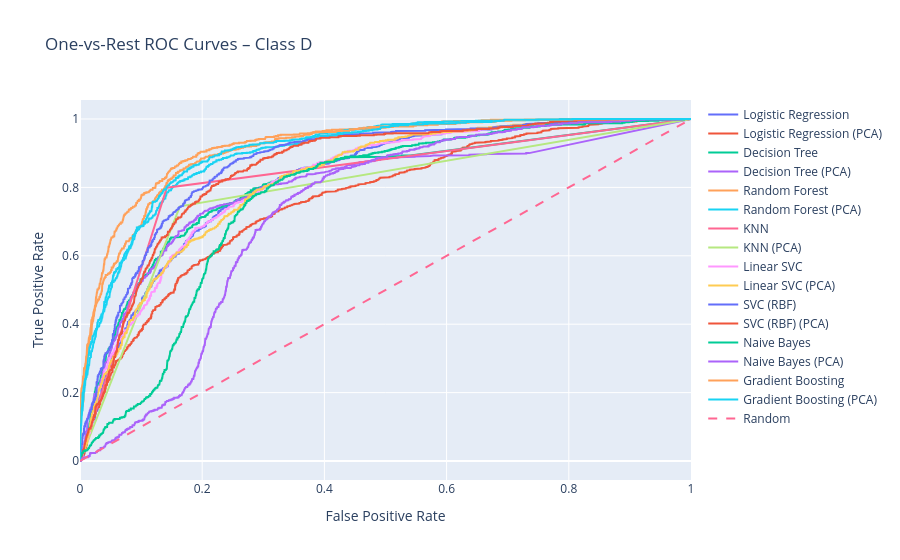
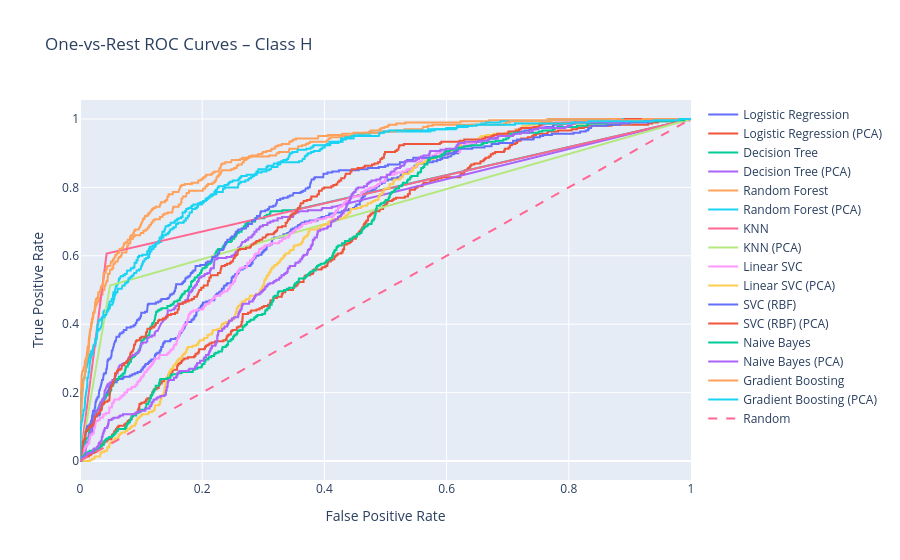
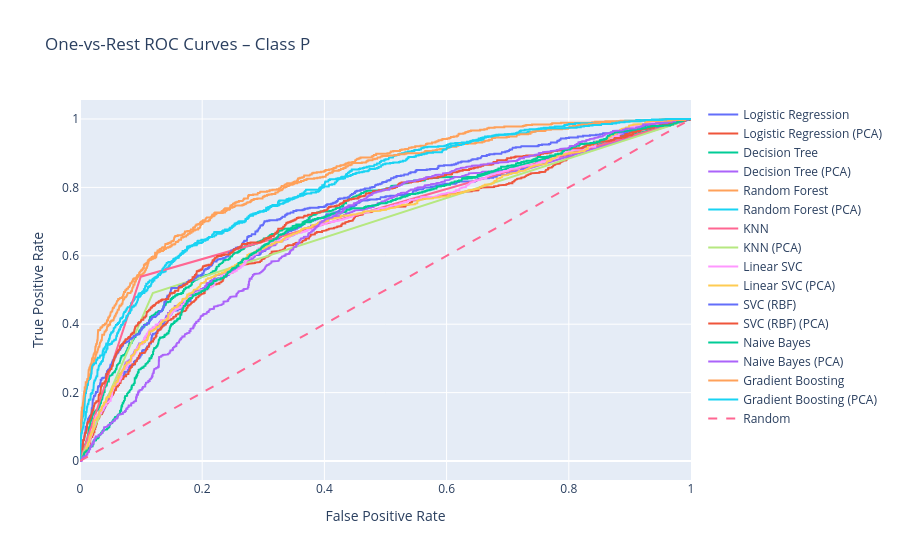
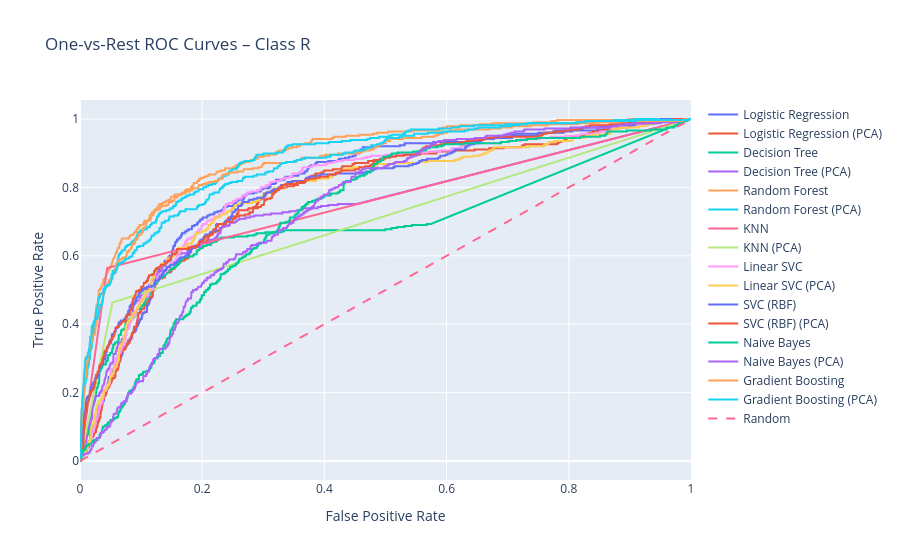

Write notebook code for charts like these, in order.
### Code cell
plot_per_class_roc(results, classes)

### Figure 1 — Plotly figure (JSON) as saved in the notebook; plotly's stock layout.template omitted (floating-point values rounded to 4 significant figures; data arrays with more than 128 entries replaced by an {"elided": "..."} marker saying what was removed)
{"data": [{"mode": "lines", "name": "Logistic Regression", "type": "scatter", "x": {"elided": "872 float values"}, "y": {"elided": "872 float values"}}, {"mode": "lines", "name": "Logistic Regression (PCA)", "type": "scatter", "x": {"elided": "954 float values"}, "y": {"elided": "954 float values"}}, {"mode": "lines", "name": "Decision Tree", "type": "scatter", "x": {"elided": "749 float values"}, "y": {"elided": "749 float values"}}, {"mode": "lines", "name": "Decision Tree (PCA)", "type": "scatter", "x": {"elided": "890 float values"}, "y": {"elided": "890 float values"}}, {"mode": "lines", "name": "Random Forest", "type": "scatter", "x": {"elided": "621 float values"}, "y": {"elided": "621 float values"}}, {"mode": "lines", "name": "Random Forest (PCA)", "type": "scatter", "x": {"elided": "666 float values"}, "y": {"elided": "666 float values"}}, {"mode": "lines", "name": "KNN", "type": "scatter", "x": [0.0, 0.1421, 1.0], "y": [0.0, 0.7993, 1.0]}, {"mode": "lines", "name": "KNN (PCA)", "type": "scatter", "x": [0.0, 0.1636, 1.0], "y": [0.0, 0.7445, 1.0]}, {"mode": "lines", "name": "Linear SVC", "type": "scatter", "x": {"elided": "893 float values"}, "y": {"elided": "893 float values"}}, {"mode": "lines", "name": "Linear SVC (PCA)", "type": "scatter", "x": {"elided": "853 float values"}, "y": {"elided": "853 float values"}}, {"mode": "lines", "name": "SVC (RBF)", "type": "scatter", "x": {"elided": "769 float values"}, "y": {"elided": "769 float values"}}, {"mode": "lines", "name": "SVC (RBF) (PCA)", "type": "scatter", "x": {"elided": "791 float values"}, "y": {"elided": "791 float values"}}, {"mode": "lines", "name": "Naive Bayes", "type": "scatter", "x": {"elided": "916 float values"}, "y": {"elided": "916 float values"}}, {"mode": "lines", "name": "Naive Bayes (PCA)", "type": "scatter", "x": {"elided": "933 float values"}, "y": {"elided": "933 float values"}}, {"mode": "lines", "name": "Gradient Boosting", "type": "scatter", "x": {"elided": "550 float values"}, "y": {"elided": "550 float values"}}, {"mode": "lines", "name": "Gradient Boosting (PCA)", "type": "scatter", "x": {"elided": "656 float values"}, "y": {"elided": "656 float values"}}, {"line": {"dash": "dash"}, "mode": "lines", "name": "Random", "type": "scatter", "x": [0, 1], "y": [0, 1]}], "layout": {"title": {"text": "One-vs-Rest ROC Curves – Class D"}, "xaxis": {"title": {"text": "False Positive Rate"}}, "yaxis": {"title": {"text": "True Positive Rate"}}}}

### Figure 2 — Plotly figure (JSON) as saved in the notebook; plotly's stock layout.template omitted (floating-point values rounded to 4 significant figures; data arrays with more than 128 entries replaced by an {"elided": "..."} marker saying what was removed)
{"data": [{"mode": "lines", "name": "Logistic Regression", "type": "scatter", "x": {"elided": "515 float values"}, "y": {"elided": "515 float values"}}, {"mode": "lines", "name": "Logistic Regression (PCA)", "type": "scatter", "x": {"elided": "511 float values"}, "y": {"elided": "511 float values"}}, {"mode": "lines", "name": "Decision Tree", "type": "scatter", "x": {"elided": "395 float values"}, "y": {"elided": "395 float values"}}, {"mode": "lines", "name": "Decision Tree (PCA)", "type": "scatter", "x": {"elided": "453 float values"}, "y": {"elided": "453 float values"}}, {"mode": "lines", "name": "Random Forest", "type": "scatter", "x": {"elided": "367 float values"}, "y": {"elided": "367 float values"}}, {"mode": "lines", "name": "Random Forest (PCA)", "type": "scatter", "x": {"elided": "377 float values"}, "y": {"elided": "377 float values"}}, {"mode": "lines", "name": "KNN", "type": "scatter", "x": [0.0, 0.04358, 1.0], "y": [0.0, 0.6067, 1.0]}, {"mode": "lines", "name": "KNN (PCA)", "type": "scatter", "x": [0.0, 0.04921, 1.0], "y": [0.0, 0.5133, 1.0]}, {"mode": "lines", "name": "Linear SVC", "type": "scatter", "x": {"elided": "519 float values"}, "y": {"elided": "519 float values"}}, {"mode": "lines", "name": "Linear SVC (PCA)", "type": "scatter", "x": {"elided": "519 float values"}, "y": {"elided": "519 float values"}}, {"mode": "lines", "name": "SVC (RBF)", "type": "scatter", "x": {"elided": "496 float values"}, "y": {"elided": "496 float values"}}, {"mode": "lines", "name": "SVC (RBF) (PCA)", "type": "scatter", "x": {"elided": "495 float values"}, "y": {"elided": "495 float values"}}, {"mode": "lines", "name": "Naive Bayes", "type": "scatter", "x": {"elided": "522 float values"}, "y": {"elided": "522 float values"}}, {"mode": "lines", "name": "Naive Bayes (PCA)", "type": "scatter", "x": {"elided": "523 float values"}, "y": {"elided": "523 float values"}}, {"mode": "lines", "name": "Gradient Boosting", "type": "scatter", "x": {"elided": "366 float values"}, "y": {"elided": "366 float values"}}, {"mode": "lines", "name": "Gradient Boosting (PCA)", "type": "scatter", "x": {"elided": "420 float values"}, "y": {"elided": "420 float values"}}, {"line": {"dash": "dash"}, "mode": "lines", "name": "Random", "type": "scatter", "x": [0, 1], "y": [0, 1]}], "layout": {"title": {"text": "One-vs-Rest ROC Curves – Class H"}, "xaxis": {"title": {"text": "False Positive Rate"}}, "yaxis": {"title": {"text": "True Positive Rate"}}}}

### Figure 3 — Plotly figure (JSON) as saved in the notebook; plotly's stock layout.template omitted (floating-point values rounded to 4 significant figures; data arrays with more than 128 entries replaced by an {"elided": "..."} marker saying what was removed)
{"data": [{"mode": "lines", "name": "Logistic Regression", "type": "scatter", "x": {"elided": "872 float values"}, "y": {"elided": "872 float values"}}, {"mode": "lines", "name": "Logistic Regression (PCA)", "type": "scatter", "x": {"elided": "926 float values"}, "y": {"elided": "926 float values"}}, {"mode": "lines", "name": "Decision Tree", "type": "scatter", "x": {"elided": "730 float values"}, "y": {"elided": "730 float values"}}, {"mode": "lines", "name": "Decision Tree (PCA)", "type": "scatter", "x": {"elided": "810 float values"}, "y": {"elided": "810 float values"}}, {"mode": "lines", "name": "Random Forest", "type": "scatter", "x": {"elided": "718 float values"}, "y": {"elided": "718 float values"}}, {"mode": "lines", "name": "Random Forest (PCA)", "type": "scatter", "x": {"elided": "767 float values"}, "y": {"elided": "767 float values"}}, {"mode": "lines", "name": "KNN", "type": "scatter", "x": [0.0, 0.09944, 1.0], "y": [0.0, 0.539, 1.0]}, {"mode": "lines", "name": "KNN (PCA)", "type": "scatter", "x": [0.0, 0.1192, 1.0], "y": [0.0, 0.4913, 1.0]}, {"mode": "lines", "name": "Linear SVC", "type": "scatter", "x": {"elided": "887 float values"}, "y": {"elided": "887 float values"}}, {"mode": "lines", "name": "Linear SVC (PCA)", "type": "scatter", "x": {"elided": "869 float values"}, "y": {"elided": "869 float values"}}, {"mode": "lines", "name": "SVC (RBF)", "type": "scatter", "x": {"elided": "826 float values"}, "y": {"elided": "826 float values"}}, {"mode": "lines", "name": "SVC (RBF) (PCA)", "type": "scatter", "x": {"elided": "852 float values"}, "y": {"elided": "852 float values"}}, {"mode": "lines", "name": "Naive Bayes", "type": "scatter", "x": {"elided": "906 float values"}, "y": {"elided": "906 float values"}}, {"mode": "lines", "name": "Naive Bayes (PCA)", "type": "scatter", "x": {"elided": "899 float values"}, "y": {"elided": "899 float values"}}, {"mode": "lines", "name": "Gradient Boosting", "type": "scatter", "x": {"elided": "712 float values"}, "y": {"elided": "712 float values"}}, {"mode": "lines", "name": "Gradient Boosting (PCA)", "type": "scatter", "x": {"elided": "774 float values"}, "y": {"elided": "774 float values"}}, {"line": {"dash": "dash"}, "mode": "lines", "name": "Random", "type": "scatter", "x": [0, 1], "y": [0, 1]}], "layout": {"title": {"text": "One-vs-Rest ROC Curves – Class P"}, "xaxis": {"title": {"text": "False Positive Rate"}}, "yaxis": {"title": {"text": "True Positive Rate"}}}}

### Figure 4 — Plotly figure (JSON) as saved in the notebook; plotly's stock layout.template omitted (floating-point values rounded to 4 significant figures; data arrays with more than 128 entries replaced by an {"elided": "..."} marker saying what was removed)
{"data": [{"mode": "lines", "name": "Logistic Regression", "type": "scatter", "x": {"elided": "493 float values"}, "y": {"elided": "493 float values"}}, {"mode": "lines", "name": "Logistic Regression (PCA)", "type": "scatter", "x": {"elided": "494 float values"}, "y": {"elided": "494 float values"}}, {"mode": "lines", "name": "Decision Tree", "type": "scatter", "x": {"elided": "462 float values"}, "y": {"elided": "462 float values"}}, {"mode": "lines", "name": "Decision Tree (PCA)", "type": "scatter", "x": {"elided": "452 float values"}, "y": {"elided": "452 float values"}}, {"mode": "lines", "name": "Random Forest", "type": "scatter", "x": {"elided": "396 float values"}, "y": {"elided": "396 float values"}}, {"mode": "lines", "name": "Random Forest (PCA)", "type": "scatter", "x": {"elided": "421 float values"}, "y": {"elided": "421 float values"}}, {"mode": "lines", "name": "KNN", "type": "scatter", "x": [0.0, 0.04439, 1.0], "y": [0.0, 0.5644, 1.0]}, {"mode": "lines", "name": "KNN (PCA)", "type": "scatter", "x": [0.0, 0.05311, 1.0], "y": [0.0, 0.4632, 1.0]}, {"mode": "lines", "name": "Linear SVC", "type": "scatter", "x": {"elided": "483 float values"}, "y": {"elided": "483 float values"}}, {"mode": "lines", "name": "Linear SVC (PCA)", "type": "scatter", "x": {"elided": "489 float values"}, "y": {"elided": "489 float values"}}, {"mode": "lines", "name": "SVC (RBF)", "type": "scatter", "x": {"elided": "486 float values"}, "y": {"elided": "486 float values"}}, {"mode": "lines", "name": "SVC (RBF) (PCA)", "type": "scatter", "x": {"elided": "468 float values"}, "y": {"elided": "468 float values"}}, {"mode": "lines", "name": "Naive Bayes", "type": "scatter", "x": {"elided": "551 float values"}, "y": {"elided": "551 float values"}}, {"mode": "lines", "name": "Naive Bayes (PCA)", "type": "scatter", "x": {"elided": "537 float values"}, "y": {"elided": "537 float values"}}, {"mode": "lines", "name": "Gradient Boosting", "type": "scatter", "x": {"elided": "404 float values"}, "y": {"elided": "404 float values"}}, {"mode": "lines", "name": "Gradient Boosting (PCA)", "type": "scatter", "x": {"elided": "396 float values"}, "y": {"elided": "396 float values"}}, {"line": {"dash": "dash"}, "mode": "lines", "name": "Random", "type": "scatter", "x": [0, 1], "y": [0, 1]}], "layout": {"title": {"text": "One-vs-Rest ROC Curves – Class R"}, "xaxis": {"title": {"text": "False Positive Rate"}}, "yaxis": {"title": {"text": "True Positive Rate"}}}}
